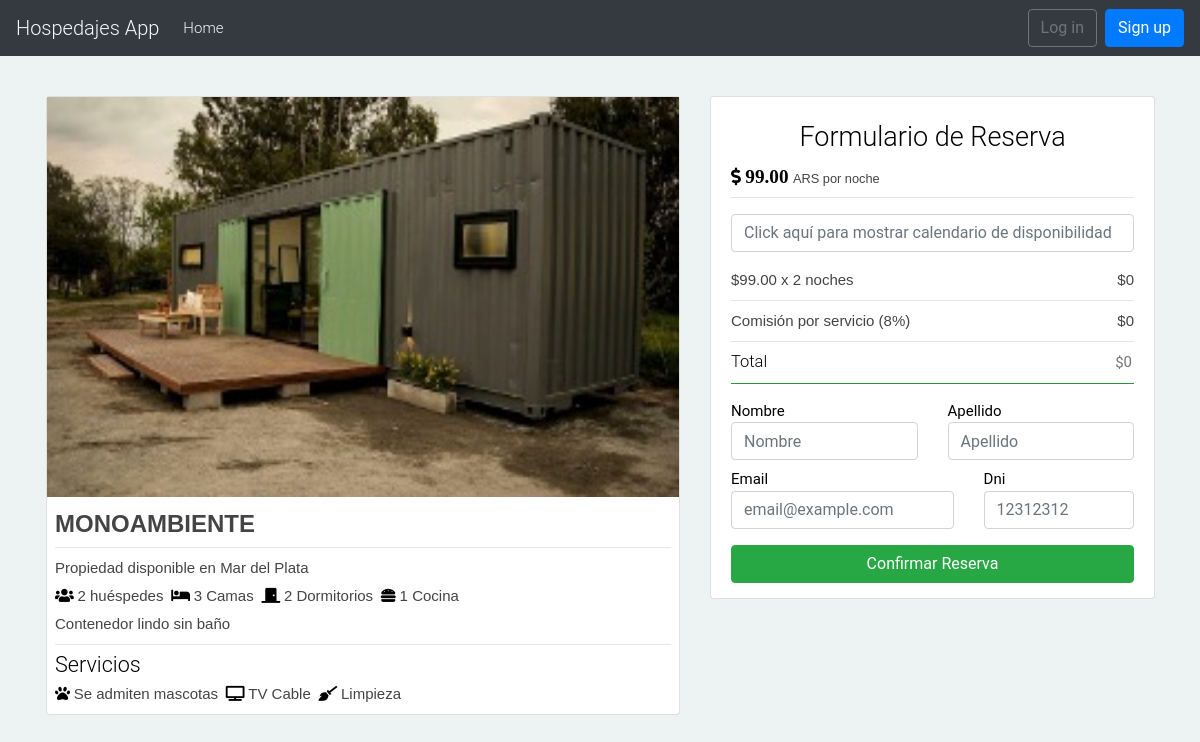
The app's page /hospedajes/property/9/ with its own data.
### hospedajes_app/models.py (models this page shows, shortened)
class Property(models.Model):
    pax = models.IntegerField()
    title = models.CharField(max_length=25)
    description = models.CharField(max_length=100, null=True)
    image = models.ImageField(null=True, blank=True)
    daily_import = models.FloatField()
    city = models.ForeignKey(City, on_delete=models.DO_NOTHING)
    features = models.ManyToManyField(Feature, blank=True)
    user = models.ForeignKey(Host, null=True, on_delete=models.SET_NULL)
    class Meta:
        verbose_name_plural = 'Properties'

class City(models.Model):
    name = models.CharField(max_length=25, unique=True)
    def __str__(self):
        return self.name
    class Meta:
        verbose_name_plural = 'Cities'

class ComfortXProperty(models.Model):
    comfort = models.ForeignKey(Comfort, on_delete=models.DO_NOTHING)
    property = models.ForeignKey(Property, on_delete=models.DO_NOTHING)
    quantity = models.IntegerField()
    class Meta:
        verbose_name_plural = 'ComfortsXProperty'

class Comfort(models.Model):
    name = models.CharField(max_length=25, unique=True)
    className = models.CharField(max_length=50, blank=True)
    def __str__(self):
        return self.name
    class Meta:
        verbose_name_plural = 'Comforts'

class Feature(models.Model):
    name = models.CharField(max_length=25, unique=True)
    className = models.CharField(max_length=50, blank=True)
    class Meta:
        verbose_name_plural = 'Features'

### hospedajes_app/views.py (the view, shortened to what this page needs)
# urls.py: path('property/<int:property_id>/', views.view_property, name='property'),
def view_property(request, property_id):
    error = ''
    dateList = ''
    property = Property.objects.get(id=property_id)
    rentalDates = RentalDate.objects.filter(property_id=property_id, booking_id=None)
    comforts = ComfortXProperty.objects.filter(property_id=property_id)
    features = Feature.objects.filter(property__pk=property_id)
    for d in rentalDates:
        dateList += str(d.date)
    return render(request, 'hospedajes_app/view_property.html', {'property': property, 'comforts': comforts, 'features': features, 'dateList': dateList})

### templates/hospedajes_app/view_property.html (shortened to what this page needs)
{% extends "hospedajes_app/base.html" %}
{% block content %}
<div class="row mt-3">
    <div class="col-lg-7">
        <div class="card" style="margin-left:1px">
            <img src="{{ property.image.url }}" class="img-fluid" style="height:50vh; width:100%;">
            <div class="card-body p-2">
                <p class="lead font-weight-bold text-uppercase" style="font-size: 1.50rem">{{ property.title }}</p>
                <hr class="mt-1 mb-2">
                <p class="mb-1">Propiedad disponible en {{ property.city }}</p>
                <div class="d-inline">
                    <i class="fa fa-users mr-1" aria-hidden="true">
                        <p class="d-inline">{{ property.pax }} huéspedes </p>
                    </i>
                </div>
                <div class="d-inline">
                    {% for c in comforts %}
                    <i class="{{ c.comfort.className }} mr-1" aria-hidden="true">
                        <p class="d-inline"> {{ c.quantity }} {{ c.comfort }} </p>
                    </i>
                    {% endfor %}
                </div>
                <p class="property-description mt-1 mb-1">{{ property.description }}</p>
                <hr class="mb-1 mt-2">
                <h4 style="font-size: 1.35rem"> Servicios</h4>
                <div class="d-inline">
                    {% for f in features %}
                    <i class="{{ f.className }} mr-1" aria-hidden="true">
                        <p class="d-inline"> {{ f.name }}</p>
                    </i>
                    {% endfor %}
                </div>
            </div>
        </div>
    </div>
    <div class="col-lg-5">
        <div class="card">
            <div class="card-body pb-0">
                <h4 class="text-center">Formulario de Reserva</h4>
                <i class="fa fa-dollar-sign mb-2 mt-2" aria-hidden="true" style="font-size: 1.1rem">
                    <spam id='price' style="font-size: 1.2rem"> {{ property.daily_import|floatformat:2 }}</spam>
                    <p class="d-inline" style="font-size: 0.8rem"> ARS por noche </p>
                </i>
                <hr class="mt-0 mb-2">
                <form method="post" novalidate>
                    <input id="dates" name="dates" type='text' placeholder="Click aquí para mostrar calendario de disponibilidad" readonly required class="form-control bg-white text-sm" onfocus="addDates('{{ dateList }}')" onfocusin="calculateTotal()">
                    <div class="mt-3">
                        <p class="d-inline">${{ property.daily_import|floatformat:2 }} x 2 noches</p>
                        <p id='priceTotal' class="d-inline float-right">$0</p>
                    </div>
                    <hr class="mt-2 mb-2">
                    <div>
                        <p class="d-inline">Comisión por servicio (8%)</p>
                        <p id='comision' class="d-inline float-right">$0</p>
                    </div>
                    <hr class="mt-2 mb-2">
                    <label class="mb-2" for="total"><h5 class="d-inline">Total</h5></label>
                    <input type="text" id="total" name='total' placeholder="$0" readonly required class="d-inline float-right text-right" style="border:0; outline:none">
                    <hr class="mb-3 mt-0 bg-success">
                    <div class="row">
                        <div class="col-6">
                            <label for="name" class="mb-0">Nombre</label>
                            <input type="text" id="name" name="name" placeholder="Nombre" class="form-control" required>
                        </div>
                        <div class="col-6">
                            <label for="surname" class="mb-0">Apellido</label>
                            <input type="text" id="surname" name="surname" placeholder="Apellido" class="form-control" required>
                        </div>
                    </div>
                    <div class="row mt-2 mb-3">
                        <div class="col-7">
                            <label for="email" class="mb-0">Email</label>
                            <input type="text" id="email" name="email" placeholder="email@example.com" class="form-control" required>
                        </div>
                        <div class="col-5">
                            <label for="dni" class="mb-0">Dni</label>
                            <input type="number" id="dni" name="dni" placeholder="12312312" class="form-control" required>
                        </div>
                    </div>
                    <button type="submit" class="btn btn-success btn-block">Confirmar Reserva</button>
                </form>
            </div>
        </div>
    </div>
</div>
{% endblock %}

### static/css/style.css (style rules this page uses)
body { font-size: 15px; font-family: 'Roboto', sans-serif; background: #EDF3F3; color: #000; }
h1, h2, h3, h4, h5, h6, p, a, ul, span, li, img { margin: 0; padding: 0; font-weight: 300; }
h1,h2,h3,h4,h5,h6 { line-height: 1.5; }
p { line-height: 1.6; font-family: 'Maven Pro', sans-serif; font-weight: 400; color: #444; }
h4 { font-size: 1.8em; }
h5 { font-size: 1.1em; }
a, button { text-decoration: none; color: inherit; transition: all .3s; }

### records on screen
Property: image (picture), title "MONOAMBIENTE", city "Mar del Plata", pax "2", description "Contenedor lindo sin baño", daily_import "99.00"
ComfortXProperty: quantity "3", comfort "Camas"
ComfortXProperty: quantity "2", comfort "Dormitorios"
ComfortXProperty: quantity "1", comfort "Cocina"
Feature: name "Se admiten mascotas"
Feature: name "TV Cable"
Feature: name "Limpieza"
